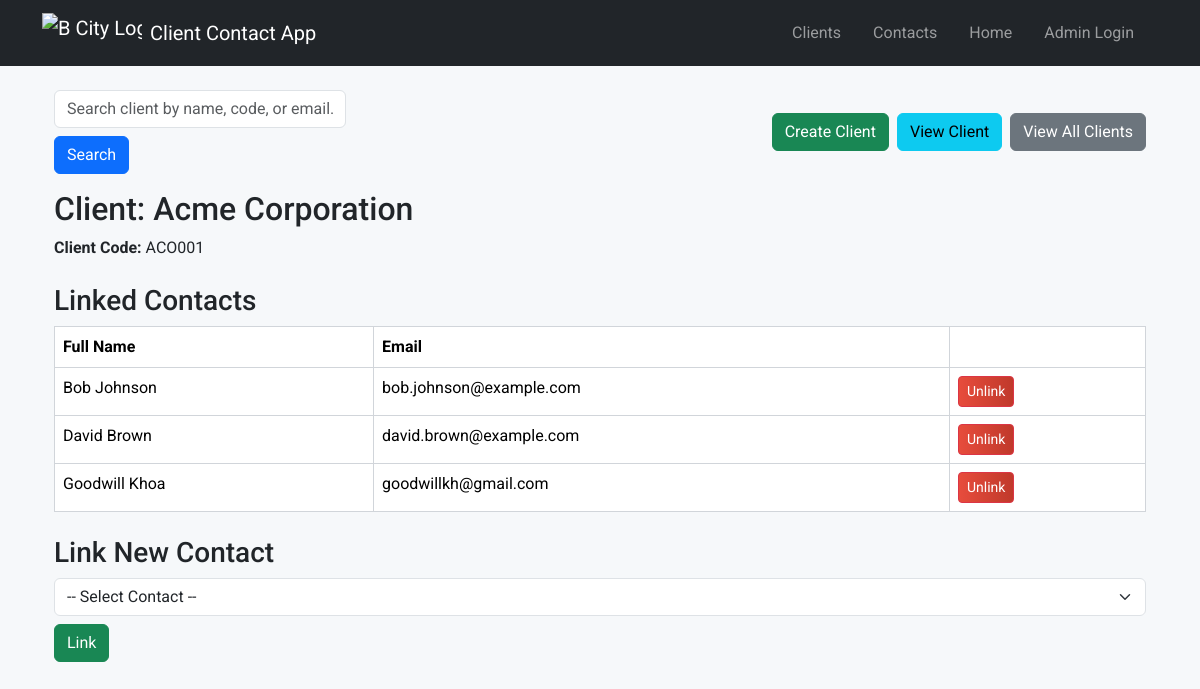
The page /clients/1 on the database its author committed.
### models/client.py (models this page shows, shortened)
class Client(db.Model):
    __tablename__ = 'client'
    id = db.Column(db.Integer, primary_key=True)
    name = db.Column(db.String(100), nullable=False)
    client_code = db.Column(db.String(50), nullable=False, unique=True)
    contacts = db.relationship(
        'Contact',
        secondary='client_contact',
        back_populates='clients'
    )

### models/contact.py (models this page shows, shortened)
class Contact(db.Model):
    __tablename__ = 'contact'
    id = db.Column(db.Integer, primary_key=True)
    name = db.Column(db.String, nullable=False)
    surname = db.Column(db.String, nullable=False)
    email = db.Column(db.String, nullable=False, unique=True) # <-- This will make sure the email is unique!
    clients = db.relationship(
        'Client',
        secondary='client_contact',
        back_populates='contacts'
    )

### routes/client.py (the view)
@client_bp.route('/<int:client_id>')
def view_client(client_id):
    client = Client.query.get_or_404(client_id)
    linked_contacts = client.contacts
    available_contacts = Contact.query.filter(~Contact.clients.any(id=client.id)).all()
    return render_template(
        'client_detail.html',
        client=client,
        contacts=linked_contacts,
        available_contacts=available_contacts
    )

### templates/client_detail.html (shortened to what this page needs)
{% extends 'base.html' %}
{% block content %}
<div class="container">
    <div class="d-flex flex-wrap gap-2 mb-3 align-items-center">
        <form id="search-client-form" class="d-flex gap-2 flex-wrap" style="margin-bottom:0;">
            <input type="text" id="search-client-input" name="query" placeholder="Search client by name, code, or email..." class="form-control" required>
            <button type="submit" class="btn btn-primary">Search</button>
        </form>
        <a href="{{ url_for('client.create_client') }}" class="btn btn-success ms-auto">Create Client</a>
        <a href="{{ url_for('client.view_client', client_id=client.id) }}" class="btn btn-info">View Client</a>
        <a href="{{ url_for('client.list_clients') }}" class="btn btn-secondary">View All Clients</a>
    </div>
    <div class="mb-4">
        <h2>Client: {{ client.name }}</h2>
        <p><b>Client Code:</b> {{ client.client_code }}</p>
    </div>
    <h3>Linked Contacts</h3>
    {% if contacts %}
    <table class="table custom-compact-table" id="contactsTable">
        <thead>
            <tr>
                <th>Full Name</th>
                <th>Email</th>
                <th></th>
            </tr>
        </thead>
        <tbody>
        {% for contact in contacts %}
        <tr id="contact-row-{{ contact.id }}">
            <td>{{ contact.name }} {{ contact.surname }}</td>
            <td>{{ contact.email }}</td>
            <td>
                <a href="#"
                    class="btn btn-sm btn-danger unlink-btn"
                    data-contact-id="{{ contact.id }}"
                    data-url="{{ url_for('client.unlink_contact', client_id=client.id) }}">
                    Unlink
                </a>
            </td>
        </tr>
        {% endfor %}
        </tbody>
    </table>
    {% else %}
    <div class="alert alert-warning">No contacts found.</div>
    {% endif %}
    <h3 class="mt-4">Link New Contact</h3>
    <form id="link-contact-form" class="d-flex gap-2 flex-wrap mb-3">
        <select name="contact_id" id="contact_id" class="form-select" style="min-width:220px;">
            <option value="">-- Select Contact --</option>
        </select>
        <button type="submit" class="btn btn-success">Link</button>
    </form>
</div>
{% endblock %}

### static/css/style.css (style rules this page uses)
body { font-family: Arial, sans-serif; background: #f6f8fa; margin: 0; padding: 0; }
table { border-collapse: collapse; width: 100%; margin-bottom: 2em; }
th, td { border: 1px solid #d1d5da; padding: 0.5em 1em; text-align: left; }
th { background: #f3f4f6; }
button, input[type="submit"] { background: #2ea44f; color: #fff; border: none; padding: 0.4em 1em; border-radius: 4px; cursor: pointer; }
select { padding: 0.2em 0.5em; border-radius: 4px; border: 1px solid #d1d5da; }
.btn-danger { background: #e74c3c; background: linear-gradient(90deg, #e74c3c 0%, #c0392b 100%); }

### rows shown on the page
Client: name "Acme Corporation", client_code "ACO001"
Contact: name "Bob", surname "Johnson", email "bob.johnson@example.com"
Contact: name "David", surname "Brown", email "david.brown@example.com"
Contact: name "Goodwill", surname "Khoa", email "goodwillkh@gmail.com"
